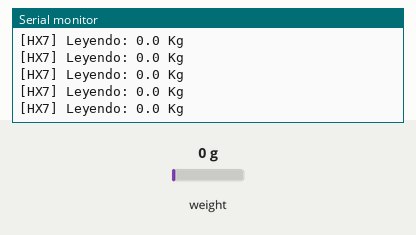
Simulated run of this sketch. Board: Arduino Uno, built with avr-gcc and run on an emulated ATmega328P. Parts: the last lines printed to the serial monitor. Inputs (shaded band) come from the test bench; at power-on: weight on the scale 0 g.

Above: at 2.2 s.
2.3 s: weight on the scale set to 100 g
At 2.32 s:
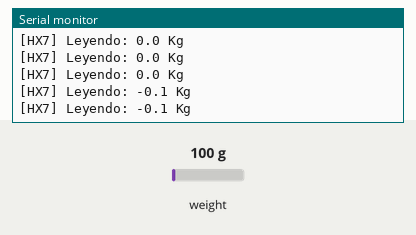
5.3 s: weight on the scale set to 1250 g
At 5.34 s:
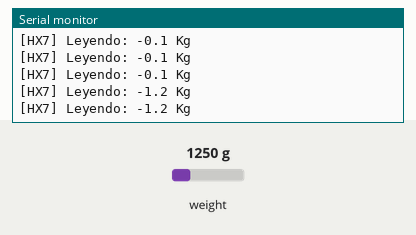
Timing chart, 0 to 8.3 s (numbered marks = the images above; inputs shaded):
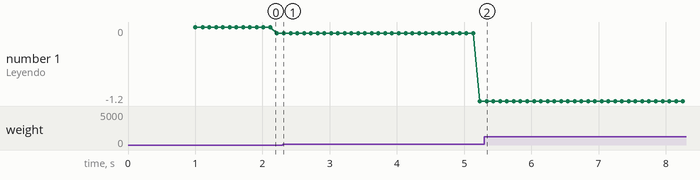

The sketch:

balanza.ino
```cpp
#include <HX711.h>

#define DEBUG_HX711

// Parámetro para calibrar el peso y el sensor
#define CALIBRACION 31000.0

// Pin de datos y de reloj
byte pinData = 3;
byte pinClk = 2;

// Objeto HX711
HX711 bascula;

void setup() {

#ifdef DEBUG_HX711
  // Iniciar comunicación serie
  Serial.begin(9600);
  Serial.println("[HX7] Inicio del sensor HX711");
#endif

  // Iniciar sensor
  bascula.begin(pinData, pinClk);
  // Aplicar la calibración
  bascula.set_scale(CALIBRACION);
  // Iniciar la tara
  // No tiene que haber nada sobre el peso
  bascula.tare();
}

void loop() {
#ifdef DEBUG_HX711
  Serial.print("[HX7] Leyendo: ");
  Serial.print((bascula.get_units() * -1), 1);
  Serial.print(" Kg");
  Serial.println();
#endif
}
```

Measured:
- after the input at 2.3 s, the serial monitor: prints a new line at once (image 1)
- after the input at 5.3 s, the serial monitor: prints a new line at once (image 2)
- plotted number 1: -0.1 → -1.2 after the input at 2.3 s
